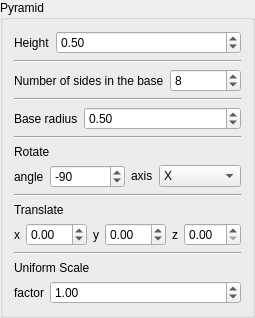
                    <widget class="QGroupBox" name="pyramid_group_box">
                     <property name="enabled">
                      <bool>true</bool>
                     </property>
                     <property name="locale">
                      <locale language="English" country="UnitedStates"/>
                     </property>
                     <property name="title">
                      <string>Pyramid</string>
                     </property>
                     <layout class="QVBoxLayout" name="verticalLayout_5">
                      <item>
                       <layout class="QFormLayout" name="pyramid_height_box">
                        <item row="0" column="0">
                         <widget class="QLabel" name="pyramid_height_label">
                          <property name="locale">
                           <locale language="English" country="UnitedStates"/>
                          </property>
                          <property name="text">
                           <string>Height</string>
                          </property>
                         </widget>
                        </item>
                        <item row="0" column="1">
                         <widget class="QDoubleSpinBox" name="pyramid_height">
                          <property name="locale">
                           <locale language="English" country="UnitedStates"/>
                          </property>
                          <property name="minimum">
                           <double>0.100000000000000</double>
                          </property>
                          <property name="value">
                           <double>0.500000000000000</double>
                          </property>
                         </widget>
                        </item>
                       </layout>
                      </item>
                      <item>
                       <widget class="Line" name="line_9">
                        <property name="locale">
                         <locale language="English" country="UnitedStates"/>
                        </property>
                        <property name="orientation">
                         <enum>Qt::Horizontal</enum>
                        </property>
                       </widget>
                      </item>
                      <item>
                       <layout class="QFormLayout" name="pyramid_base_box">
                        <item row="0" column="0">
                         <widget class="QLabel" name="pyramid_base_label">
                          <property name="locale">
                           <locale language="English" country="UnitedStates"/>
                          </property>
                          <property name="text">
                           <string>Number of sides in the base</string>
                          </property>
                         </widget>
                        </item>
                        <item row="0" column="1">
                         <widget class="QSpinBox" name="pyramid_base">
                          <property name="locale">
                           <locale language="English" country="UnitedStates"/>
                          </property>
                          <property name="minimum">
                           <number>3</number>
                          </property>
                          <property name="maximum">
                           <number>15</number>
                          </property>
                          <property name="value">
                           <number>8</number>
                          </property>
                          <property name="displayIntegerBase">
                           <number>10</number>
                          </property>
                         </widget>
                        </item>
                       </layout>
                      </item>
                      <item>
                       <widget class="Line" name="line_10">
                        <property name="locale">
                         <locale language="English" country="UnitedStates"/>
                        </property>
                        <property name="orientation">
                         <enum>Qt::Horizontal</enum>
                        </property>
                       </widget>
                      </item>
                      <item>
                       <layout class="QFormLayout" name="pyramid_radius_box">
                        <item row="0" column="0">
                         <widget class="QLabel" name="pyramid_radius_label">
                          <property name="locale">
                           <locale language="English" country="UnitedStates"/>
                          </property>
                          <property name="text">
                           <string>Base radius</string>
                          </property>
                         </widget>
                        </item>
                        <item row="0" column="1">
                         <widget class="QDoubleSpinBox" name="pyramid_radius">
                          <property name="locale">
                           <locale language="English" country="UnitedStates"/>
                          </property>
                          <property name="minimum">
                           <double>0.100000000000000</double>
                          </property>
                          <property name="value">
                           <double>0.500000000000000</double>
                          </property>
                         </widget>
                        </item>
                       </layout>
                      </item>
                      <item>
                       <widget class="Line" name="line_13">
                        <property name="locale">
                         <locale language="English" country="UnitedStates"/>
                        </property>
                        <property name="orientation">
                         <enum>Qt::Horizontal</enum>
                        </property>
                       </widget>
                      </item>
                      <item>
                       <layout class="QGridLayout" name="pyramid_rotate_box">
                        <item row="0" column="0">
                         <widget class="QLabel" name="pyramid_rotate_label">
                          <property name="locale">
                           <locale language="English" country="UnitedStates"/>
                          </property>
                          <property name="text">
                           <string>Rotate</string>
                          </property>
                         </widget>
                        </item>
                        <item row="1" column="0">
                         <layout class="QGridLayout" name="pyramid_rotate_values">
                          <item row="0" column="0">
                           <layout class="QFormLayout" name="pyramid_angle_box">
                            <item row="0" column="0">
                             <widget class="QLabel" name="pyramid_angle_label">
                              <property name="locale">
                               <locale language="English" country="UnitedStates"/>
                              </property>
                              <property name="text">
                               <string>angle</string>
                              </property>
                             </widget>
                            </item>
                            <item row="0" column="1">
                             <widget class="QSpinBox" name="pyramid_angle">
                              <property name="locale">
                               <locale language="English" country="UnitedStates"/>
                              </property>
                              <property name="minimum">
                               <number>-360</number>
                              </property>
                              <property name="maximum">
                               <number>360</number>
                              </property>
                              <property name="value">
                               <number>-90</number>
                              </property>
                             </widget>
                            </item>
                           </layout>
                          </item>
                          <item row="0" column="1">
                           <layout class="QFormLayout" name="pyramid_axis_box">
                            <item row="0" column="0">
                             <widget class="QLabel" name="pyramid_axis_label">
                              <property name="locale">
                               <locale language="English" country="UnitedStates"/>
                              </property>
                              <property name="text">
                               <string>axis</string>
                              </property>
                             </widget>
                            </item>
                            <item row="0" column="1">
                             <widget class="QComboBox" name="pyramid_axis">
                              <property name="locale">
                               <locale language="English" country="UnitedStates"/>
                              </property>
                              <item>
                               <property name="text">
                                <string>X</string>
                               </property>
                              </item>
                              <item>
                               <property name="text">
                                <string>Y</string>
                               </property>
                              </item>
                              <item>
                               <property name="text">
                                <string>Z</string>
                               </property>
                              </item>
                             </widget>
                            </item>
                           </layout>
                          </item>
                         </layout>
                        </item>
                       </layout>
                      </item>
                      <item>
                       <widget class="Line" name="line_11">
                        <property name="locale">
                         <locale language="English" country="UnitedStates"/>
                        </property>
                        <property name="orientation">
                         <enum>Qt::Horizontal</enum>
                        </property>
                       </widget>
                      </item>
                      <item>
                       <layout class="QGridLayout" name="pyramid_translate_box">
                        <item row="0" column="0">
                         <widget class="QLabel" name="pyramid_translate_box_label">
                          <property name="locale">
                           <locale language="English" country="UnitedStates"/>
                          </property>
                          <property name="text">
                           <string>Translate</string>
                          </property>
                         </widget>
                        </item>
                        <item row="1" column="0">
                         <layout class="QGridLayout" name="pyramid_translate_values">
                          <item row="0" column="0">
                           <layout class="QFormLayout" name="pyramid_translate_x_box">
                            <item row="0" column="0">
                             <widget class="QLabel" name="pyramid_translate_x_label">
                              <property name="locale">
                               <locale language="English" country="UnitedStates"/>
                              </property>
                              <property name="text">
                               <string>x</string>
                              </property>
                             </widget>
                            </item>
                            <item row="0" column="1">
                             <widget class="QDoubleSpinBox" name="pyramid_translate_x">
                              <property name="locale">
                               <locale language="English" country="UnitedStates"/>
                              </property>
                              <property name="minimum">
                               <double>-99.000000000000000</double>
                              </property>
                             </widget>
                            </item>
                           </layout>
                          </item>
                          <item row="0" column="1">
                           <layout class="QFormLayout" name="pyramid_translate_y_box">
                            <item row="0" column="0">
                             <widget class="QLabel" name="pyramid_translate_y_label">
                              <property name="locale">
                               <locale language="English" country="UnitedStates"/>
                              </property>
                              <property name="text">
                               <string>y</string>
                              </property>
                             </widget>
                            </item>
                            <item row="0" column="1">
                             <widget class="QDoubleSpinBox" name="pyramid_translate_y">
                              <property name="locale">
                               <locale language="English" country="UnitedStates"/>
                              </property>
                              <property name="minimum">
                               <double>-99.000000000000000</double>
                              </property>
                             </widget>
                            </item>
                           </layout>
                          </item>
                          <item row="0" column="2">
                           <layout class="QFormLayout" name="pyramid_translate_z_box">
                            <item row="0" column="0">
                             <widget class="QLabel" name="pyramid_translate_z_label">
                              <property name="locale">
                               <locale language="English" country="UnitedStates"/>
                              </property>
                              <property name="text">
                               <string>z</string>
                              </property>
                             </widget>
                            </item>
                            <item row="0" column="1">
                             <widget class="QDoubleSpinBox" name="pyramid_translate_z">
                              <property name="locale">
                               <locale language="English" country="UnitedStates"/>
                              </property>
                             </widget>
                            </item>
                           </layout>
                          </item>
                         </layout>
                        </item>
                       </layout>
                      </item>
                      <item>
                       <widget class="Line" name="line_12">
                        <property name="locale">
                         <locale language="English" country="UnitedStates"/>
                        </property>
                        <property name="orientation">
                         <enum>Qt::Horizontal</enum>
                        </property>
                       </widget>
                      </item>
                      <item>
                       <layout class="QGridLayout" name="pyramid_scale_box">
                        <item row="0" column="0">
                         <widget class="QLabel" name="pyramid_scale_box_label">
                          <property name="locale">
                           <locale language="English" country="UnitedStates"/>
                          </property>
                          <property name="text">
                           <string>Uniform Scale</string>
                          </property>
                         </widget>
                        </item>
                        <item row="1" column="0">
                         <layout class="QFormLayout" name="pyramid_scale_values">
                          <item row="0" column="0">
                           <widget class="QLabel" name="pyramid_scale_label">
                            <property name="locale">
                             <locale language="English" country="UnitedStates"/>
                            </property>
                            <property name="text">
                             <string>factor</string>
                            </property>
                           </widget>
                          </item>
                          <item row="0" column="1">
                           <widget class="QDoubleSpinBox" name="pyramid_scale">
                            <property name="locale">
                             <locale language="English" country="UnitedStates"/>
                            </property>
                            <property name="minimum">
                             <double>0.100000000000000</double>
                            </property>
                            <property name="maximum">
                             <double>5.000000000000000</double>
                            </property>
                            <property name="value">
                             <double>1.000000000000000</double>
                            </property>
                           </widget>
                          </item>
                         </layout>
                        </item>
                       </layout>
                      </item>
                     </layout>
                    </widget>
